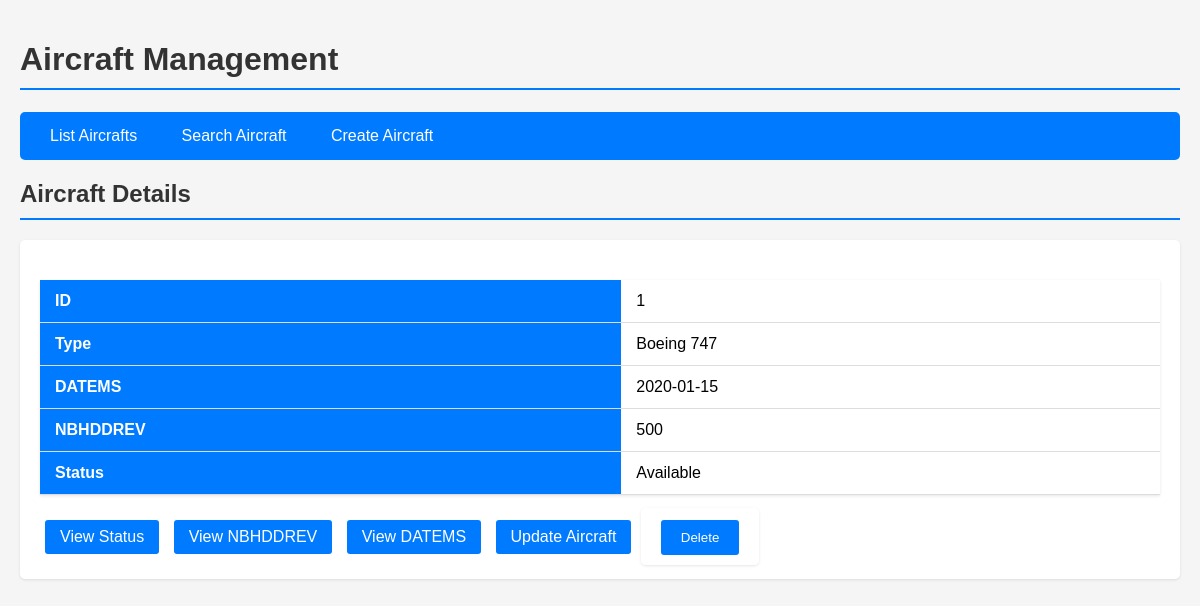
The app's page /aircraft?action=details&id=1 with its own data.
### tables this page shows
CREATE TABLE aircraft (
    NUMAV INTEGER PRIMARY KEY NOT NULL,
    TYPE VARCHAR(200) NOT NULL,
    datems DATE NOT NULL,
    NBHDDREV INTEGER DEFAULT 0,
    status TEXT NOT NULL CHECK (status IN ('Available', 'In Maintenance', 'Out of Service'))
);

### routes/aircraft_routes.py (the view, shortened to what this page needs)
@aircraft_routes.route("/aircraft", methods=["GET", "POST"])
def aircraft():
    action = request.args.get("action", "list")
    aircraft_id = request.args.get("id", type=int)
    name = request.form.get("name", "")
    context = {}
    if action == "list":
        context["aircrafts"] = Aircraft.get_all_aircrafts()
        context["view"] = "list"
    elif action == "details" and aircraft_id:
        context["aircraft"] = Aircraft.get_by_id(aircraft_id)
        context["view"] = "details"
    elif action == "status" and aircraft_id:
        context["status"] = Aircraft.get_status(aircraft_id)
        context["view"] = "status"
    elif action == "search":
        if request.method == "POST":
            context["aircrafts"] = Aircraft.get_by_name(name)
        context["view"] = "search"
    elif action == "nbhddrev" and aircraft_id:
        context["nbhddrev"] = Aircraft.get_nbhddrev(aircraft_id)
        context["view"] = "nbhddrev"
    elif action == "datems" and aircraft_id:
        context["datems"] = Aircraft.get_datems(aircraft_id)
        context["view"] = "datems"
    elif action == "delete" and aircraft_id and request.method == "POST":
        Aircraft.delete_aircraft(aircraft_id)
        return redirect(url_for('aircraft_routes.aircraft', action='list'))
    return render_template("aircraft.html", context=context)

### models/aircraft.py (called while the page is built)
    @staticmethod
    def get_db_connection():
        conn = sqlite3.connect('airplain.db')
        conn.row_factory = sqlite3.Row
        return conn

    @staticmethod
    def get_by_id(numav):
        conn = Aircraft.get_db_connection()
        cursor = conn.cursor()
        cursor.execute("SELECT * FROM aircraft WHERE NUMAV = ?", (numav,))
        row = cursor.fetchone()
        conn.close()
        if row:
            return Aircraft(row["NUMAV"], row["TYPE"], row["datems"], row["NBHDDREV"], row["status"])
        return None

### templates/aircraft.html (shortened to what this page needs)
<!DOCTYPE html>
<html lang="en">
<head>
</head>
<body>
    <h1>Aircraft Management</h1>
    <nav>
        <a href="{{ url_for('aircraft_routes.aircraft', action='list') }}">List Aircrafts</a>
        <a href="{{ url_for('aircraft_routes.aircraft', action='search') }}">Search Aircraft</a>
        <a href="{{ url_for('aircraft_routes.aircraft', action='create') }}">Create Aircraft</a>
    </nav>
    {% if context.view == "list" %}
        <h2>Aircraft List</h2>
        <table>
            <thead>
                <tr>
                    <th>ID</th>
                    <th>Aircraft Type</th>
                    <th>Action</th>
                </tr>
            </thead>
            <tbody>
                {% for aircraft in context.aircrafts %}
                    <tr>
                        <td>{{ aircraft['NUMAV'] }}</td>
                        <td>{{ aircraft['TYPE'] }}</td>
                        <td>
                            <a href="{{ url_for('aircraft_routes.aircraft', action='details', id=aircraft['NUMAV']) }}">View Details</a>
                            <a href="{{ url_for('aircraft_routes.aircraft', action='update', id=aircraft['NUMAV']) }}">Update</a>
                            <form method="POST" action="{{ url_for('aircraft_routes.aircraft', action='delete', id=aircraft['NUMAV']) }}" style="display:inline;">
                                <button type="submit" onclick="return confirm('Are you sure you want to delete this aircraft?')">Delete</button>
                            </form>
                        </td>
                    </tr>
                {% endfor %}
            </tbody>
        </table>
    {% elif context.view == "details" %}
        <h2>Aircraft Details</h2>
        {% if context.aircraft %}
            <div class="details-card">
                <table>
                    <tr>
                        <th>ID</th>
                        <td>{{ context.aircraft.NUMAV }}</td>
                    </tr>
                    <tr>
                        <th>Type</th>
                        <td>{{ context.aircraft.TYPE }}</td>
                    </tr>
                    <tr>
                        <th>DATEMS</th>
                        <td>{{ context.aircraft.DATEMS }}</td>
                    </tr>
                    <tr>
                        <th>NBHDDREV</th>
                        <td>{{ context.aircraft.NBHDDREV }}</td>
                    </tr>
                    <tr>
                        <th>Status</th>
                        <td>{{ context.aircraft.STATUS }}</td>
                    </tr>
                </table>
                <div class="action-links">
                    <a href="{{ url_for('aircraft_routes.aircraft', action='status', id=context.aircraft.NUMAV) }}">View Status</a>
                    <a href="{{ url_for('aircraft_routes.aircraft', action='nbhddrev', id=context.aircraft.NUMAV) }}">View NBHDDREV</a>
                    <a href="{{ url_for('aircraft_routes.aircraft', action='datems', id=context.aircraft.NUMAV) }}">View DATEMS</a>
                    <a href="{{ url_for('aircraft_routes.aircraft', action='update', id=context.aircraft.NUMAV) }}">Update Aircraft</a>
                    <form method="POST" action="{{ url_for('aircraft_routes.aircraft', action='delete', id=context.aircraft.NUMAV) }}" style="display:inline;">
                        <button type="submit" onclick="return confirm('Are you sure you want to delete this aircraft?')">Delete</button>
                    </form>
                </div>
            </div>
        {% else %}
            <p>Aircraft not found.</p>
        {% endif %}
    {% endif %}
</body>
</html>

### templates/aircraft.html (style rules this page uses)
body { font-family: Arial, sans-serif; max-width: 1200px; margin: 0 auto; padding: 20px; background-color: #f5f5f5; }
h1, h2 { color: #333; border-bottom: 2px solid #007bff; padding-bottom: 10px; }
nav { background-color: #007bff; padding: 15px; border-radius: 5px; margin: 20px 0; }
nav a { color: white; text-decoration: none; padding: 8px 15px; margin-right: 10px; border-radius: 3px; transition: background-color 0.3s; }
table { width: 100%; border-collapse: collapse; margin: 20px 0; background-color: white; box-shadow: 0 1px 3px rgba(0,0,0,0.1); }
th, td { padding: 12px 15px; text-align: left; border-bottom: 1px solid #ddd; }
th { background-color: #007bff; color: white; }
.details-card { background-color: white; padding: 20px; border-radius: 5px; box-shadow: 0 1px 3px rgba(0,0,0,0.1); }
.action-links a { display: inline-block; padding: 8px 15px; margin: 5px; background-color: #007bff; color: white; text-decoration: none; border-radius: 3px; transition: background-color 0.3s; }
form { background-color: white; padding: 20px; border-radius: 5px; box-shadow: 0 1px 3px rgba(0,0,0,0.1); }
button { background-color: #007bff; color: white; border: none; padding: 10px 20px; border-radius: 3px; cursor: pointer; transition: background-color 0.3s; }

### records on screen
aircraft: aircraft.NUMAV "1", aircraft.TYPE "Boeing 747", aircraft.DATEMS "2020-01-15", aircraft.NBHDDREV "500", aircraft.STATUS "Available"
